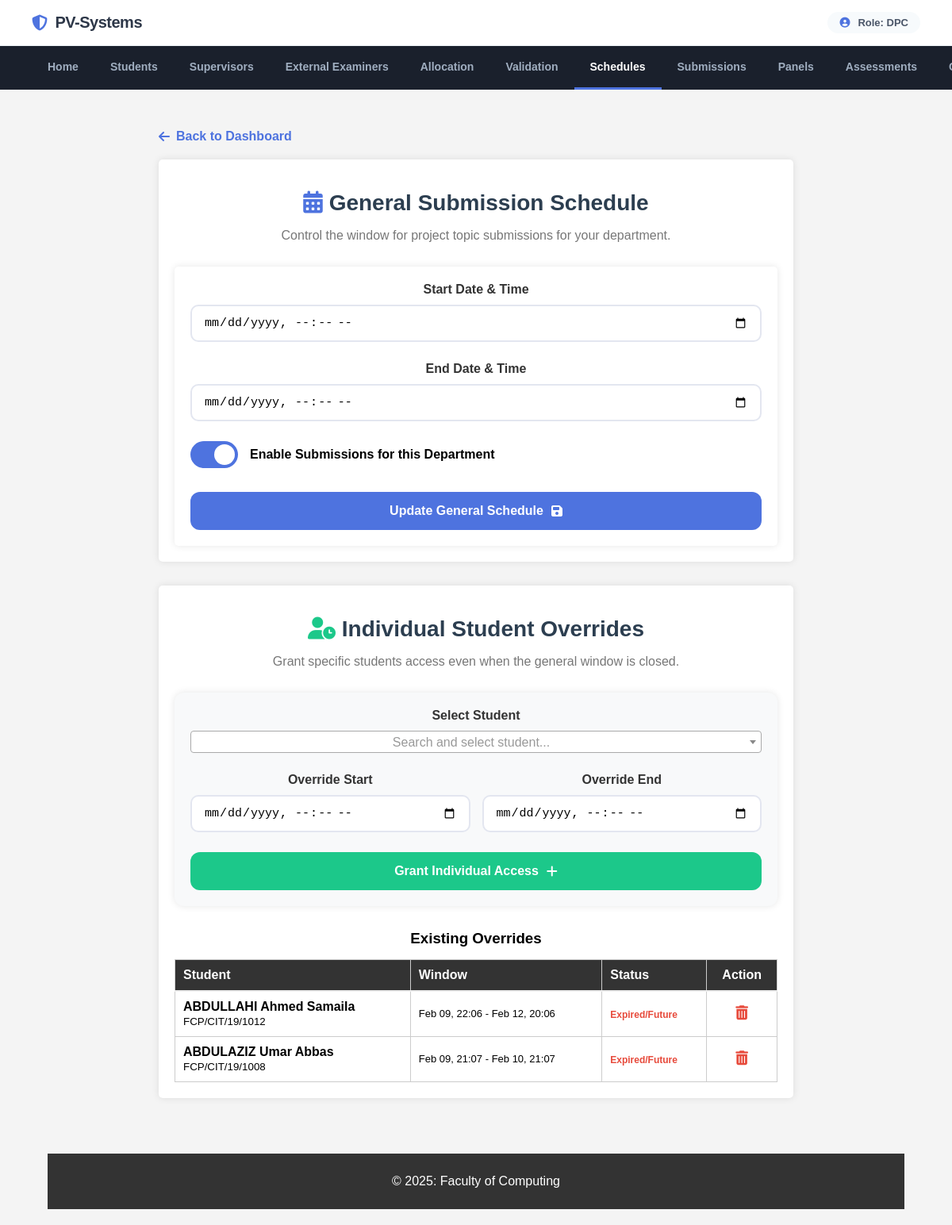
The page /department_project_coordinator/dpc_submission_schedule.php (signed in) on the database its author committed.
### tables this page shows
CREATE TABLE `student_submission_overrides` (
  `id` int(11) NOT NULL,
  `student_id` int(11) NOT NULL,
  `submission_start` datetime NOT NULL,
  `submission_end` datetime NOT NULL,
  `is_active` tinyint(1) DEFAULT 1
);

CREATE TABLE `students` (
  `id` int(11) NOT NULL,
  `reg_no` varchar(50) NOT NULL,
  `name` varchar(100) NOT NULL,
  `phone` varchar(50) NOT NULL,
  `email` varchar(60) NOT NULL,
  `faculty_id` int(11) NOT NULL,
  `department` int(11) NOT NULL,
  `first_login` tinyint(1) DEFAULT 1
);

### department_project_coordinator/dpc_submission_schedule.php (the view, shortened to what this page needs)
<?php
include_once __DIR__ .'/../includes/db.php';
$dpc_id = $_SESSION['user_id'];
$stmt = $conn->prepare("SELECT u.department as dept_id, d.department_name FROM users u JOIN departments d ON u.department = d.id WHERE u.id = ?");
$stmt->execute([$dpc_id]);
$dpc_info = $stmt->fetch(PDO::FETCH_ASSOC);
$dept_id = $dpc_info['dept_id'];
$stmt = $conn->prepare("SELECT * FROM submission_schedules WHERE department_id = ?");
$stmt->execute([$dept_id]);
$schedule = $stmt->fetch(PDO::FETCH_ASSOC);
$overrides_stmt = $conn->prepare("
    SELECT o.*, s.name, s.reg_no
    FROM student_submission_overrides o
    JOIN students s ON o.student_id = s.id
    WHERE s.department = ?
");
$overrides_stmt->execute([$dept_id]);
$overrides = $overrides_stmt->fetchAll(PDO::FETCH_ASSOC);
$start_val = $schedule ? date('Y-m-d\TH:i', strtotime($schedule['submission_start'])) : '';
$end_val = $schedule ? date('Y-m-d\TH:i', strtotime($schedule['submission_end'])) : '';
?>
<!DOCTYPE html>
<html lang="en">
<head>
    <link rel="stylesheet" href="https://cdnjs.cloudflare.com/ajax/libs/font-awesome/6.4.0/css/all.min.css">
</head>
<body>
    <?php include_once __DIR__ .'/../includes/header.php'; ?>
    <div class="page-container">
        <a href="index.php" class="back-btn"><i class="fas fa-arrow-left"></i> Back to Dashboard</a>
        <div class="card">
            <div class="header">
                <h1><i class="fas fa-calendar-alt" style="color: var(--primary);"></i> General Submission Schedule</h1>
                <p>Control the window for project topic submissions for your department.</p>
            </div>
            <form method="POST">
                <div class="form-group">
                    <label>Start Date & Time</label>
                    <input type="datetime-local" name="submission_start" class="input-styled" value="<?= $start_val ?>" required>
                </div>
                <div class="form-group">
                    <label>End Date & Time</label>
                    <input type="datetime-local" name="submission_end" class="input-styled" value="<?= $end_val ?>" required>
                </div>
                <div class="switch-group">
                    <label class="switch">
                        <span class="slider"></span>
                    </label>
                    <label style="margin: 0; cursor: pointer; font-weight: 600;">Enable Submissions for this Department</label>
                </div>
                <button type="submit" class="btn-save">
                    Update General Schedule <i class="fas fa-save"></i>
                </button>
            </form>
        </div>
        <div class="card" style="margin-top: 30px;">
            <div class="header">
                <h1><i class="fas fa-user-clock" style="color: #1cc88a;"></i> Individual Student Overrides</h1>
                <p>Grant specific students access even when the general window is closed.</p>
            </div>
            <form method="POST" style="background: #f8f9fa; padding: 20px; border-radius: 12px; margin-bottom: 30px;">
                <div class="form-group">
                    <label>Select Student</label>
                </div>
                <div style="display: grid; grid-template-columns: 1fr 1fr; gap: 15px;">
                    <div class="form-group">
                        <label>Override Start</label>
                        <input type="datetime-local" name="override_start" class="input-styled" required>
                    </div>
                    <div class="form-group">
                        <label>Override End</label>
                        <input type="datetime-local" name="override_end" class="input-styled" required>
                    </div>
                </div>
                <button type="submit" class="btn-save" style="background: #1cc88a;">
                    Grant Individual Access <i class="fas fa-plus"></i>
                </button>
            </form>
            <h3 style="margin-bottom: 15px;">Existing Overrides</h3>
            <?php if (empty($overrides)): ?>
                <p style="text-align: center; color: #888; padding: 20px;">No individual student overrides found.</p>
            <?php else: ?>
                <table style="width: 100%; border-collapse: collapse; margin-top: 15px;">
                    <thead>
                        <tr style="text-align: left; border-bottom: 2px solid #eee;">
                            <th style="padding: 10px;">Student</th>
                            <th style="padding: 10px;">Window</th>
                            <th style="padding: 10px;">Status</th>
                            <th style="padding: 10px; text-align: center;">Action</th>
                        </tr>
                    </thead>
                    <tbody>
                        <?php foreach ($overrides as $ov):
                            $ov_start = strtotime($ov['submission_start']);
                            $ov_end = strtotime($ov['submission_end']);
                            $now = time();
                            $is_current = ($now >= $ov_start && $now <= $ov_end);
                        ?>
                            <tr style="border-bottom: 1px solid #eee;">
                                <td data-label="Student" style="padding: 10px;">
                                    <strong><?= htmlspecialchars($ov['name']) ?></strong><br>
                                    <small><?= htmlspecialchars($ov['reg_no']) ?></small>
                                </td>
                                <td data-label="Window" style="padding: 10px; font-size: 13px;">
                                    <?= date('M d, H:i', $ov_start) ?> - <?= date('M d, H:i', $ov_end) ?>
                                </td>
                                <td data-label="Status" style="padding: 10px;">
                                    <span style="color: <?= $is_current ? '#1cc88a' : '#e74a3b' ?>; font-weight: bold; font-size: 12px;">
                                        <?= $is_current ? 'Active' : 'Expired/Future' ?>
                                    </span>
                                </td>
                                <td data-label="Action" style="padding: 10px; text-align: center;">
                                    <a href="?delete_override=<?= $ov['id'] ?>" style="color: #e74a3b; font-size: 18px;" onclick="return confirm('Remove student override?')"><i class="fas fa-trash-alt"></i></a>
                                </td>
                            </tr>
                        <?php endforeach; ?>
                    </tbody>
                </table>
            <?php endif; ?>
        </div>
    </div>
    <?php include_once __DIR__ .'/../includes/footer.php'; ?>
    <link href="https://cdn.jsdelivr.net/npm/select2@4.1.0-rc.0/dist/css/select2.min.css" rel="stylesheet" />
</body>
</html>

### assets/css/styles.css (style rules this page uses)
body { font-family: Arial, sans-serif; margin: 0; padding: 0; background-color: #f4f4f4; display: flex; flex-direction: column; min-height: 100vh; }
form { background-color: #fff; padding: 20px; border-radius: 5px; box-shadow: 0 0 10px rgba(0, 0, 0, 0.1); margin-top: 20px; }
form button { background-color: #333; color: #fff; padding: 10px 20px; border: none; border-radius: 5px; cursor: pointer; }
table { width: 100%; border-collapse: collapse; margin-top: 20px; }
table th, table td { padding: 10px; border: 1px solid #ccc; text-align: left; }
table th { background-color: #333; color: #fff; }
.card { background-color: #fff; padding: 20px; border-radius: 5px; box-shadow: 0 0 10px rgba(0, 0, 0, 0.1); flex: 1 1 calc(33.333% - 40px); text-align: center; }

### department_project_coordinator/dpc_submission_schedule.php (style rules this page uses)
:root { --primary: #4e73df; --secondary: #2e59d9; --bg: #f8f9fc; --glass: rgba(255, 255, 255, 0.95); }
body { font-family: 'Segoe UI', sans-serif; background: #f0f2f5; margin: 0; }
.page-container { max-width: 800px; margin: 10px auto 50px auto; padding: 20px; }
.card { background: white; padding: 40px; border-radius: 20px; box-shadow: 0 10px 25px rgba(0,0,0,0.05); }
.header { text-align: center; margin-bottom: 30px; }
.header h1 { color: #2c3e50; font-size: 28px; margin-bottom: 10px; }
.header p { color: #777; font-size: 16px; }
.form-group { margin-bottom: 25px; }
.form-group label { display: block; margin-bottom: 10px; font-weight: 600; color: #333; }
.input-styled { width: 100%; padding: 12px 15px; border: 2px solid #e3e6f0; border-radius: 10px; font-size: 15px; transition: 0.3s; box-sizing: border-box; }
.switch-group { display: flex; align-items: center; gap: 15px; margin-bottom: 30px; }
.switch { position: relative; display: inline-block; width: 60px; height: 34px; }
.slider { position: absolute; cursor: pointer; top: 0; left: 0; right: 0; bottom: 0; background-color: #ccc; transition: .4s; border-radius: 34px; }
.slider:before { position: absolute; content: ""; height: 26px; width: 26px; left: 4px; bottom: 4px; background-color: white; transition: .4s; border-radius: 50%; }
input:checked + .slider { background-color: var(--primary); }
input:checked + .slider:before { transform: translateX(26px); }
.btn-save { width: 100%; padding: 15px; border: none; border-radius: 12px; background: var(--primary); color: white; font-weight: 700; cursor: pointer; transition: 0.3s; font-size: 16px; display: flex; align-items: center; justify-content: center; gap: 10px; }
.back-btn { display: inline-flex; align-items: center; gap: 8px; color: var(--primary); text-decoration: none; font-weight: 600; margin-bottom: 20px; }

### rows shown on the page
student_submission_overrides: student.name "ABDULLAHI Ahmed Samaila", student.reg_no "FCP/CIT/19/1012", submission_start "Feb 09, 22:06", submission_end "Feb 12, 20:06", shows "Expired/Future"
student_submission_overrides: student.name "ABDULAZIZ Umar Abbas", student.reg_no "FCP/CIT/19/1008", submission_start "Feb 09, 21:07", submission_end "Feb 10, 21:07", shows "Expired/Future"

### other values the page prints
$_SESSION['role'] "DPC"
